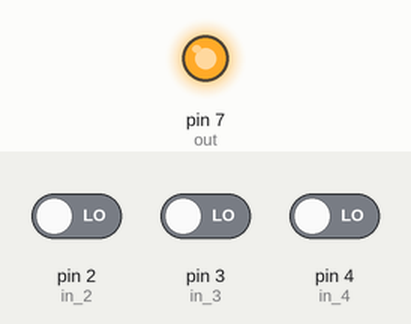
Recording of a sketch running on a simulated Arduino Uno, built with avr-gcc and run on an emulated ATmega328P. Parts: output pins drawn as LEDs (lit = HIGH). The inputs (shaded band) are chosen by the test bench; at power-on: pin 2 (in_2) LOW, pin 3 (in_3) LOW, pin 4 (in_4) LOW.

Above: at 0.1 s.
Timing chart, 0 to 1.6 s (numbered marks = the images above):
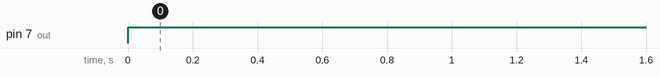

The sketch:

nand.ino
```cpp
/* nand.ino
 * Arduino program to NAND three input pins,
 *  putting the output on another
 */

/* Our input pins are 2, 3, and 4
 * Our output pin is 7
 */
#define in_2 2
#define in_3 3
#define in_4 4
#define out  7

int a, b, c;

void setup() {
    pinMode(in_2, INPUT);
    pinMode(in_3, INPUT);
    pinMode(in_4, INPUT);
    pinMode(out, OUTPUT);
    a = 0;
    b = 0;
    c = 0;
}

void loop() {
    a = digitalRead(in_2);
    b = digitalRead(in_3);
    c = digitalRead(in_4);
    digitalWrite(out, nand(a, b, c));
}

/* nand function
 * Returns the NAND of three inputs
 */
int nand(int n_1, int n_2, int n_3) {
    return ~(n_1 && n_2 && n_3);
}
```

Measured:
- by itself, pin 7 (out): LOW → HIGH at 0.00 s
